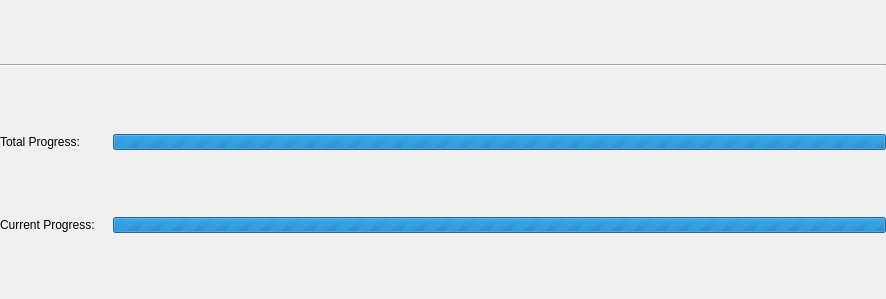
<?xml version="1.0" encoding="UTF-8"?>
<ui version="4.0">
 <class>Form</class>
 <widget class="QWidget" name="Form">
  <property name="geometry">
   <rect>
    <x>0</x>
    <y>0</y>
    <width>886</width>
    <height>299</height>
   </rect>
  </property>
  <property name="sizePolicy">
   <sizepolicy hsizetype="MinimumExpanding" vsizetype="Preferred">
    <horstretch>0</horstretch>
    <verstretch>0</verstretch>
   </sizepolicy>
  </property>
  <property name="windowTitle">
   <string>Form</string>
  </property>
  <layout class="QVBoxLayout" name="verticalLayout">
   <property name="spacing">
    <number>3</number>
   </property>
   <property name="margin">
    <number>0</number>
   </property>
   <item>
    <widget class="Line" name="line">
     <property name="orientation">
      <enum>Qt::Horizontal</enum>
     </property>
    </widget>
   </item>
    <item>
     <layout class="QHBoxLayout" name="horizontalLayout">
      <item>
       <widget class="QLabel" name="totalProgress">
        <property name="minimumSize">
         <size>
          <width>110</width>
          <height>0</height>
         </size>
        </property>
        <property name="maximumSize">
         <size>
          <width>110</width>
          <height>16777215</height>
         </size>
        </property>
        <property name="text">
         <string>Total Progress:</string>
        </property>
       </widget>
      </item>
      <item>
       <widget class="QProgressBar" name="totalProgressBar">
        <property name="maximumSize">
         <size>
          <width>16777215</width>
          <height>16</height>
         </size>
        </property>
        <property name="maximum">
         <number>0</number>
        </property>
        <property name="value">
         <number>0</number>
        </property>
        <property name="format">
         <string>%v/%m</string>
        </property>
       </widget>
      </item>
     </layout>
    </item>
   <item>
     <layout class="QHBoxLayout" name="horizontalLayout1">
      <item>
       <widget class="QLabel" name="currentProgress">
        <property name="minimumSize">
         <size>
          <width>110</width>
          <height>0</height>
         </size>
        </property>
        <property name="maximumSize">
         <size>
          <width>110</width>
          <height>16777215</height>
         </size>
        </property>
        <property name="text">
         <string>Current Progress:</string>
        </property>
       </widget>
      </item>
      <item>
       <widget class="QProgressBar" name="currentProgressBar">
        <property name="maximumSize">
         <size>
          <width>16777215</width>
          <height>16</height>
         </size>
        </property>
        <property name="maximum">
         <number>0</number>
        </property>
        <property name="value">
         <number>0</number>
        </property>
        <property name="format">
         <string>%v/%m</string>
        </property>
       </widget>
      </item>
     </layout>
    </item>
  </layout>
 </widget>
</ui>
